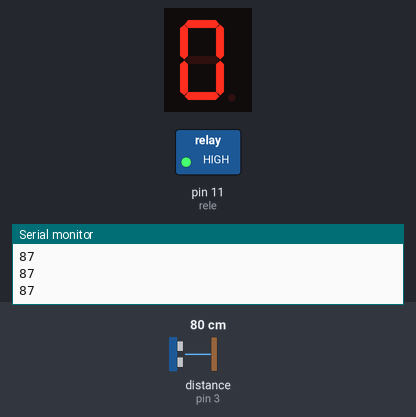
Bench run of a sketch on a simulated Arduino Uno, built with avr-gcc and run on an emulated ATmega328P. Parts: 1-digit seven-segment display, switched loads named in the sketch (green lamp = pin HIGH), the last lines printed to the serial monitor. Wiring (inferred from the names in the program): ultrasonic range finder: trigger pin 2; echo pin 3; 1-digit 7-segment display, segments lit when HIGH: segments pin 4, pin 5, pin 6, pin 7, pin 8, pin 9, pin 10. Inputs (shaded band) come from the test bench; at power-on: distance to the obstacle (sensor on pin 3) 80 cm. The echo pulse lasts 58.3 µs per cm; the segment pins are drawn as the display they are named for; pins used as bus, display or sensor lines are not drawn.

Above: at 1.3 s.
1.4 s: distance to the obstacle (sensor on pin 3) set to 9 cm
At 1.9 s:
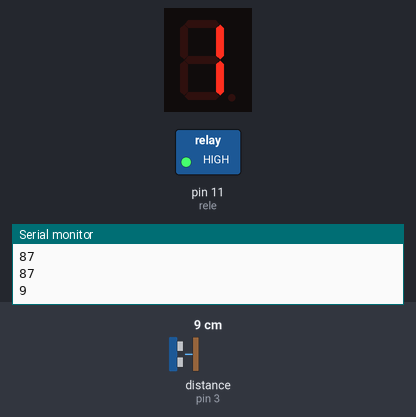
3.5 s: distance to the obstacle (sensor on pin 3) set to 7 cm
At 6.4 s:
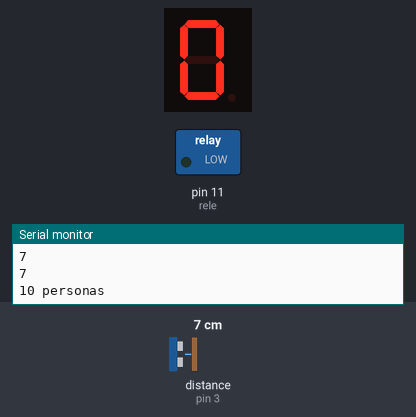
6.5 s: distance to the obstacle (sensor on pin 3) set to 4 cm
Timing chart, 0 to 9.5 s (numbered marks = the images above; inputs shaded):
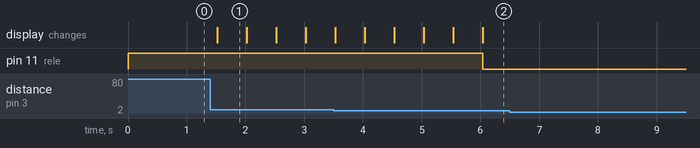

The sketch:

4.ino
```cpp
int Trigger = 2;
int Echo = 3;
int a = 4;
int b = 5;
int c = 6;
int d = 7;
int e = 8;
int f = 9;
int g = 10;

int rele = 11;


int gente;

void setup() {
  Serial.begin(9600);
  pinMode(Trigger, OUTPUT);
  pinMode(Echo, INPUT);
  pinMode(a, OUTPUT);
  pinMode(b, OUTPUT);
  pinMode(c, OUTPUT);
  pinMode(d, OUTPUT);
  pinMode(e, OUTPUT);
  pinMode(f, OUTPUT);
  pinMode(g, OUTPUT);
  pinMode(rele, OUTPUT);
  digitalWrite(rele, HIGH);
  cero();
}

void loop() {
  int distancia = hc();
  Serial.println(distancia);
  if (distancia >= 6 && distancia <= 10) {
    gente++;
    switch (gente) {
      case 1:
        uno();
        break;
      case 2:
        dos();
        break;
      case 3:
        tres();
        break;
      case 4:
        cuatro();
        break;
      case 5:
        cinco();
        break;
      case 6:
        seis();
        break;
      case 7:
        siete();
        break;
      case 8:
        ocho();
        break;
      case 9:
        nueve();
        break;
      case 10:
        Serial.println("10 personas");
        digitalWrite(rele, LOW);
        cero();
        break;
    }
  }
  delay(500);
}

int hc() {
  digitalWrite(Trigger, HIGH);
  delay(1);
  digitalWrite(Trigger, LOW);
  int Tiempo = pulseIn(Echo, HIGH);
  int Distancia = Tiempo / 52.8;
  return Distancia;
}


void cero() {
  digitalWrite(a, HIGH);
  digitalWrite(b, HIGH);
  digitalWrite(c, HIGH);
  digitalWrite(d, HIGH);
  digitalWrite(e, HIGH);
  digitalWrite(f, HIGH);
  digitalWrite(g, LOW);
}
void uno() {
  digitalWrite(a, LOW);
  digitalWrite(b, HIGH);
  digitalWrite(c, HIGH);
  digitalWrite(d, LOW);
  digitalWrite(e, LOW);
  digitalWrite(f, LOW);
  digitalWrite(g, LOW);
}
void dos() {
  digitalWrite(a, HIGH);
  digitalWrite(b, HIGH);
  digitalWrite(c, LOW);
  digitalWrite(d, HIGH);
  digitalWrite(e, HIGH);
  digitalWrite(f, LOW);
  digitalWrite(g, HIGH);
}
void tres() {
  digitalWrite(a, HIGH);
  digitalWrite(b, HIGH);
  digitalWrite(c, HIGH);
  digitalWrite(d, HIGH);
  digitalWrite(e, LOW);
  digitalWrite(f, LOW);
  digitalWrite(g, HIGH);
}
void cuatro() {
  digitalWrite(a, LOW);
  digitalWrite(b, HIGH);
  digitalWrite(c, HIGH);
  digitalWrite(d, LOW);
  digitalWrite(e, LOW);
  digitalWrite(f, HIGH);
  digitalWrite(g, HIGH);
}
void cinco() {
  digitalWrite(a, HIGH);
  digitalWrite(b, LOW);
  digitalWrite(c, HIGH);
  digitalWrite(d, HIGH);
  digitalWrite(e, LOW);
  digitalWrite(f, HIGH);
  digitalWrite(g, HIGH);
}
void seis() {
  digitalWrite(a, HIGH);
  digitalWrite(b, LOW);
  digitalWrite(c, HIGH);
  digitalWrite(d, HIGH);
  digitalWrite(e, HIGH);
  digitalWrite(f, HIGH);
  digitalWrite(g, HIGH);
}
void siete() {
  digitalWrite(a, HIGH);
  digitalWrite(b, HIGH);
  digitalWrite(c, HIGH);
  digitalWrite(d, LOW);
  digitalWrite(e, LOW);
  digitalWrite(f, LOW);
  digitalWrite(g, LOW);
}
void ocho() {
  digitalWrite(a, HIGH);
  digitalWrite(b, HIGH);
  digitalWrite(c, HIGH);
  digitalWrite(d, HIGH);
  digitalWrite(e, HIGH);
  digitalWrite(f, HIGH);
  digitalWrite(g, HIGH);
}
void nueve() {
  digitalWrite(a, HIGH);
  digitalWrite(b, HIGH);
  digitalWrite(c, HIGH);
  digitalWrite(d, HIGH);
  digitalWrite(e, LOW);
  digitalWrite(f, HIGH);
  digitalWrite(g, HIGH);
}
```

Measured:
- after the input at 1.4 s, the display: changes after 0.12 s (image 1)
- what the display in image 1 shows lasts 0.5 s, from 1.5 s to 2.0 s
